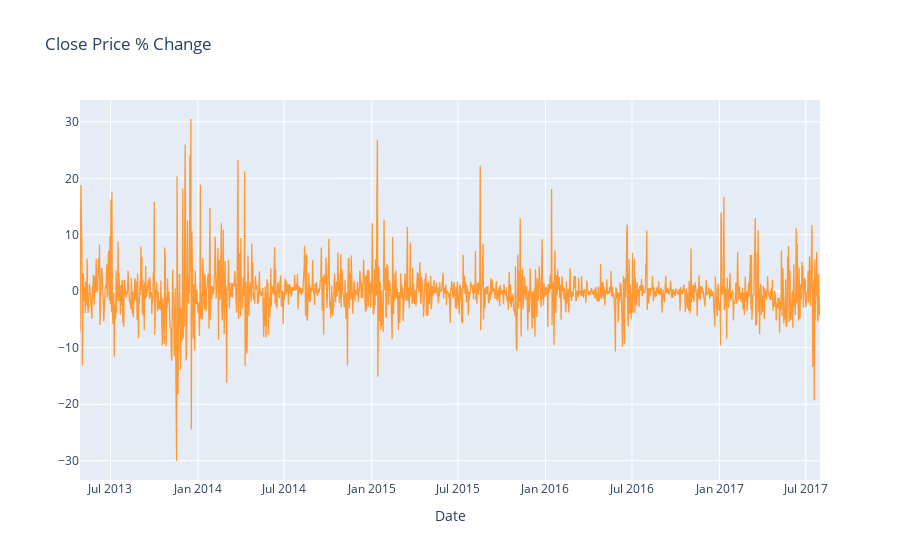

Write notebook code for a chart like this one.
### Code cell
data['Close_price_pct_change'].iplot(
    layout=dict(title='Close Price % Change', 
                xaxis=dict(title='Date'),
               height=500))

### Figure 1 — Plotly figure (JSON) as saved in the notebook; plotly's stock layout.template omitted (floating-point values rounded to 4 significant figures; data arrays with more than 128 entries replaced by an {"elided": "..."} marker saying what was removed)
{"data": [{"line": {"color": "rgba(255, 153, 51, 1.0)", "dash": "solid", "shape": "linear", "width": 1.3}, "mode": "lines", "name": "Close_price_pct_change", "text": "", "type": "scatter", "x": {"elided": "1556 str values"}, "y": {"elided": "1556 mixed values"}}], "layout": {"autosize": true, "title": {"text": "Close Price % Change"}, "xaxis": {"autorange": true, "range": ["2013-04-28", "2017-07-31"], "title": {"text": "Date"}, "type": "date"}, "yaxis": {"autorange": true, "range": [-33.42, 33.86], "type": "linear"}}}
